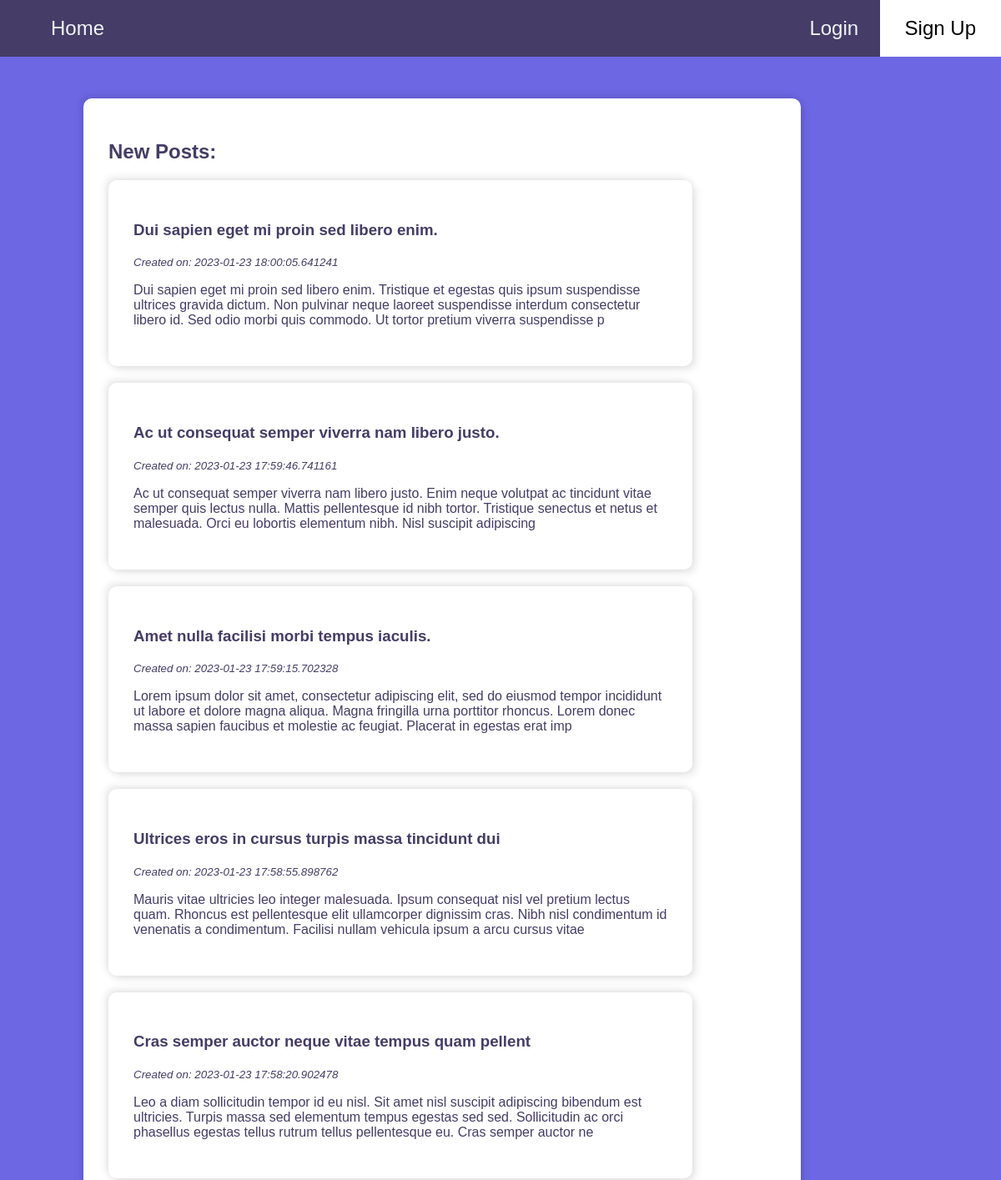
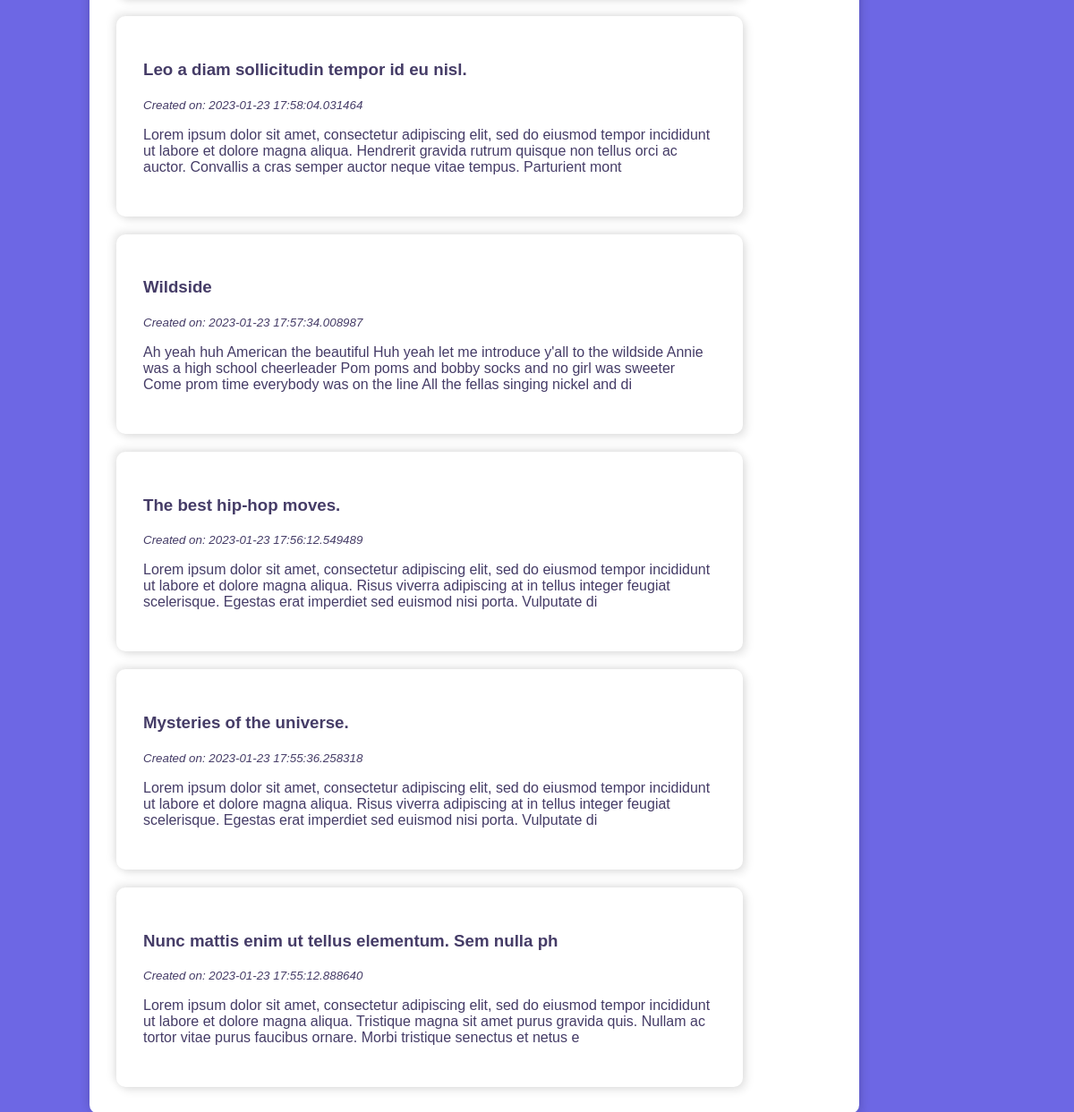
Before: / with the older database file (2 pictures, top to bottom).
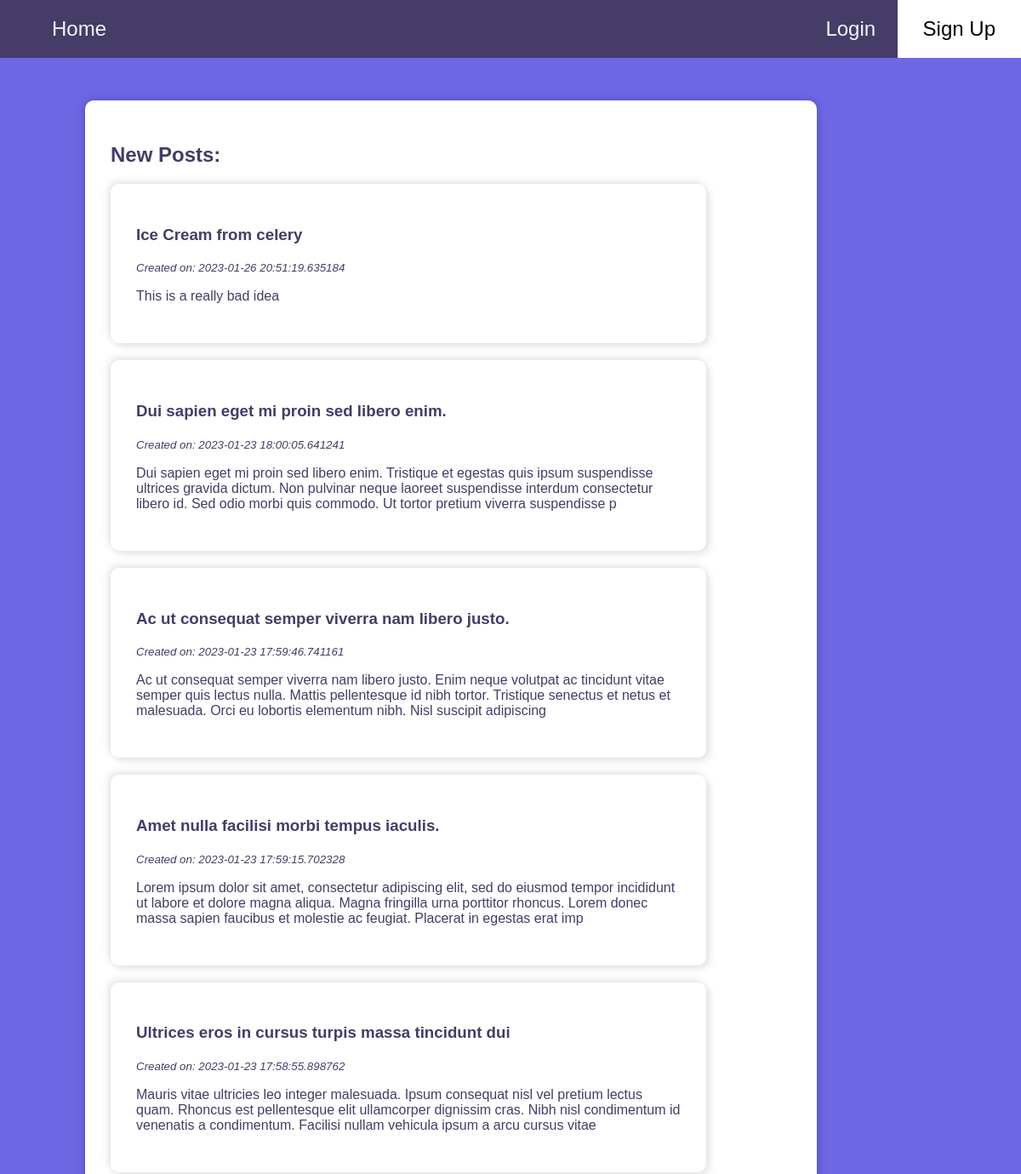
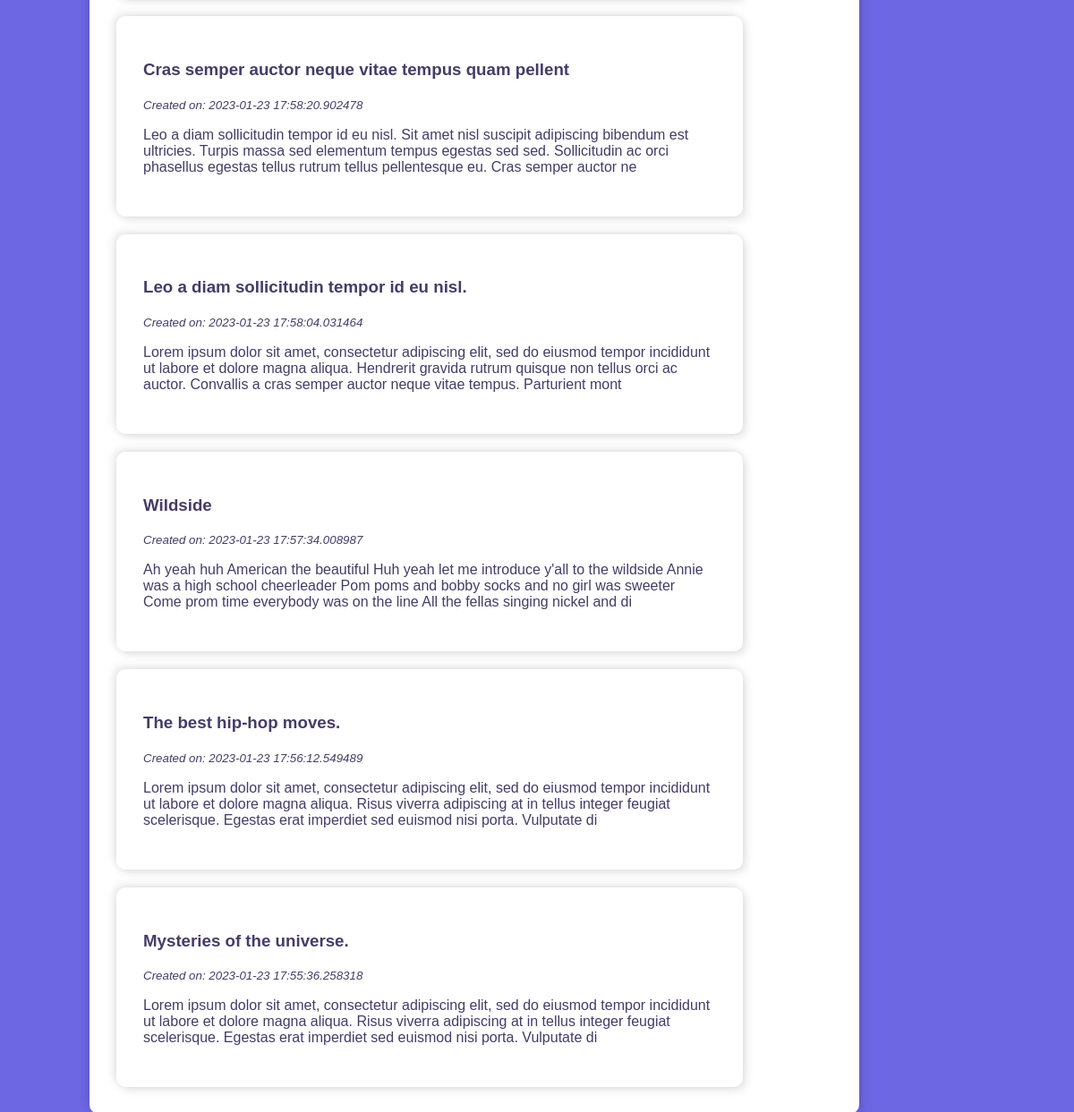
After: the same page with the newer database file (2 pictures, top to bottom).
### models.py (models this page shows, shortened)
class Post(db.Model):
    __tablename__ = "post"
    id = db.Column(db.Integer(), primary_key=True, autoincrement=True)
    title = db.Column(db.String(100))
    content = db.Column(db.Text)
    create_at = db.Column(db.DateTime, default=datetime.now)
    user_id = db.Column(db.Integer, db.ForeignKey("Users.id"), nullable=False)
    tag = db.relationship('Tag', secondary='post_tags', backref='posts')

### app.py (the view)
@app.route("/")
def home():
    posts = Post.query.order_by(Post.create_at.desc()).limit(10).offset(0).all()
    return render_template("home.html", posts=posts)

### templates/home.html (shortened to what this page needs)
{% extends 'base.html' %}
{% block content %}
<div class='multi-post-container'>
    <h2>New Posts:</h2>
    {% for post in posts %}
    <a href='/posts/{{post.id}}'>
        <div class="multi-post-container">
            <h3>{{ post.title[0:50] }}</h3>
            <p>
                <i><small>Created on: {{ post.create_at }}</small></i>
            </p>
            <p>
                {{ post.content[0:250] }}
            </p>
        </div>
    </a>
    {% endfor %}
</div>
{% endblock %}

Changed rows visible on the page:
no longer on this page (row unchanged): Post: title "Nunc mattis enim ut tellus elementum. Sem nulla ph", create_at "2023-01-23 17:55:12.888640", content "Lorem ipsum dolor sit amet, consectetur adipiscing elit, sed do eiusmod tempor incididunt ut labore et dolore magna aliqua. Tristique magna sit amet purus gravida quis. Nullam ac tortor vitae purus faucibus ornare. Morbi tristique senectus et netus e"
added Post: title "Ice Cream from celery", create_at "2023-01-26 20:51:19.635184", content "This is a really bad idea"
